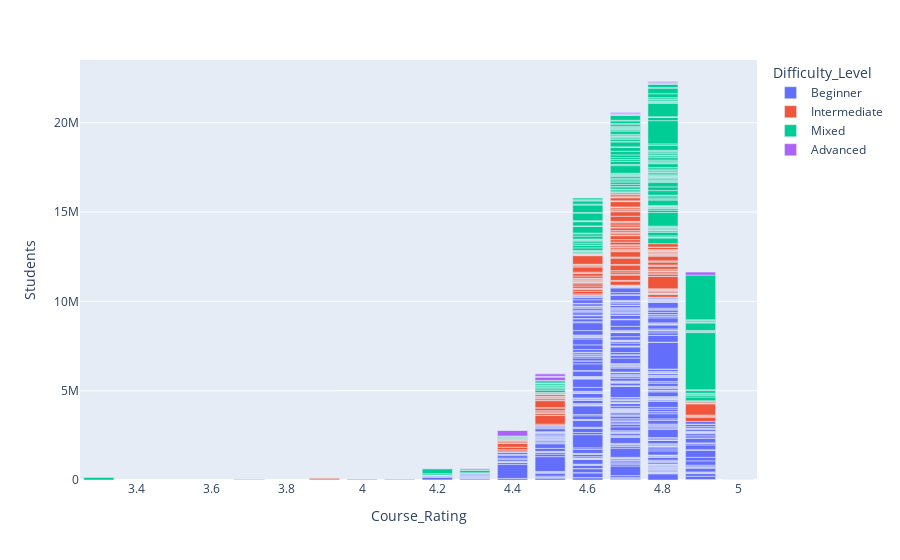

The notebook cell saved with this chart:
### Markdown cell above
According to above dataframe, most rated courses may not drive more student enrollment. Even though top 10 high rated courses not in data science discipline, but most of the student enrollment in data science and programming courses.

### Code cell
# bar graph showing number of students enrolled based on course rating and difficulty level of course
fig = px.bar(coursera_df, x='Course_Rating', y='Students', color='Difficulty_Level')
fig.show()

### Figure 1 — Plotly figure (JSON) as saved in the notebook; plotly's stock layout.template omitted (floating-point values rounded to 4 significant figures; data arrays with more than 128 entries replaced by an {"elided": "..."} marker saying what was removed)
{"data": [{"alignmentgroup": "True", "hovertemplate": "Difficulty_Level=Beginner<br>Course_Rating=%{x}<br>Students=%{y}<extra></extra>", "legendgroup": "Beginner", "marker": {"color": "#636efa"}, "name": "Beginner", "offsetgroup": "Beginner", "orientation": "v", "showlegend": true, "textposition": "auto", "type": "bar", "x": {"elided": "487 float values"}, "xaxis": "x", "y": {"elided": "487 int values"}, "yaxis": "y"}, {"alignmentgroup": "True", "hovertemplate": "Difficulty_Level=Intermediate<br>Course_Rating=%{x}<br>Students=%{y}<extra></extra>", "legendgroup": "Intermediate", "marker": {"color": "#EF553B"}, "name": "Intermediate", "offsetgroup": "Intermediate", "orientation": "v", "showlegend": true, "textposition": "auto", "type": "bar", "x": {"elided": "198 float values"}, "xaxis": "x", "y": {"elided": "198 int values"}, "yaxis": "y"}, {"alignmentgroup": "True", "hovertemplate": "Difficulty_Level=Mixed<br>Course_Rating=%{x}<br>Students=%{y}<extra></extra>", "legendgroup": "Mixed", "marker": {"color": "#00cc96"}, "name": "Mixed", "offsetgroup": "Mixed", "orientation": "v", "showlegend": true, "textposition": "auto", "type": "bar", "x": {"elided": "187 float values"}, "xaxis": "x", "y": {"elided": "187 int values"}, "yaxis": "y"}, {"alignmentgroup": "True", "hovertemplate": "Difficulty_Level=Advanced<br>Course_Rating=%{x}<br>Students=%{y}<extra></extra>", "legendgroup": "Advanced", "marker": {"color": "#ab63fa"}, "name": "Advanced", "offsetgroup": "Advanced", "orientation": "v", "showlegend": true, "textposition": "auto", "type": "bar", "x": [4.4, 4.5, 4.5, 4.7, 4.5, 4.7, 4.7, 4.5, 4.4, 4.8, 4.8, 4.9, 4.2, 4.7, 4.7, 4.5, 4.8, 4.8, 4.3], "xaxis": "x", "y": [320000, 190000, 35000, 29000, 11000, 22000, 9700, 140000, 3500, 39000, 52000, 170000, 6200, 68000, 39000, 16000, 42000, 12000, 60000], "yaxis": "y"}], "layout": {"barmode": "relative", "legend": {"title": {"text": "Difficulty_Level"}, "tracegroupgap": 0}, "margin": {"t": 60}, "xaxis": {"anchor": "y", "domain": [0, 1], "title": {"text": "Course_Rating"}}, "yaxis": {"anchor": "x", "domain": [0, 1], "title": {"text": "Students"}}}}
